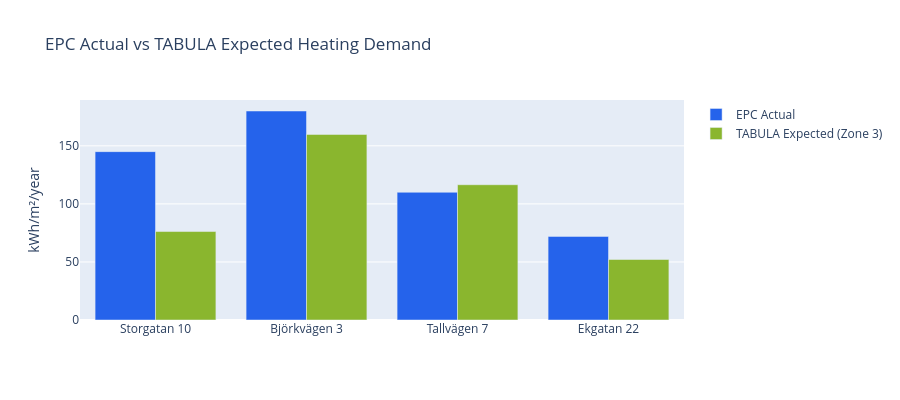

Notebook source saved alongside this figure:
### Markdown cell above
## 7. Compare EPC Actual vs TABULA Expected

Where the EPC measured energy differs significantly from the TABULA expected demand, it may indicate renovation has already happened — or that the building is underperforming.

### Code cell
# Use Zone 3 (south Sweden) as comparison baseline — adjust if needed
comparison = result_df.dropna(subset=["tabula_code"]).copy()
comparison["tabula_expected"] = comparison["heating_net_z3"]
comparison["delta"] = comparison["epc_energy"] - comparison["tabula_expected"]
comparison["delta_pct"] = (comparison["delta"] / comparison["tabula_expected"] * 100).round(1)

fig = go.Figure()
fig.add_trace(go.Bar(
    x=comparison["address"], y=comparison["epc_energy"],
    name="EPC Actual", marker_color="#2563eb",
))
fig.add_trace(go.Bar(
    x=comparison["address"], y=comparison["tabula_expected"],
    name="TABULA Expected (Zone 3)", marker_color="#8AB62E",
))
fig.update_layout(
    title="EPC Actual vs TABULA Expected Heating Demand",
    yaxis_title="kWh/m²/year",
    barmode="group", height=400,
)
fig.show()

print("\nDelta (EPC - TABULA):")
comparison[["address", "building_category", "construction_year",
            "epc_energy", "tabula_expected", "delta", "delta_pct"]]

### Figure 1 — Plotly figure (JSON) as saved in the notebook; plotly's stock layout.template omitted (floating-point values rounded to 4 significant figures)
{"data": [{"marker": {"color": "#2563eb"}, "name": "EPC Actual", "type": "bar", "x": ["Storgatan 10", "Björkvägen 3", "Tallvägen 7", "Ekgatan 22"], "y": [145, 180, 110, 72]}, {"marker": {"color": "#8AB62E"}, "name": "TABULA Expected (Zone 3)", "type": "bar", "x": ["Storgatan 10", "Björkvägen 3", "Tallvägen 7", "Ekgatan 22"], "y": [76.2, 159.8, 116.5, 52.1]}], "layout": {"barmode": "group", "height": 400, "title": {"text": "EPC Actual vs TABULA Expected Heating Demand"}, "yaxis": {"title": {"text": "kWh/m²/year"}}}}
